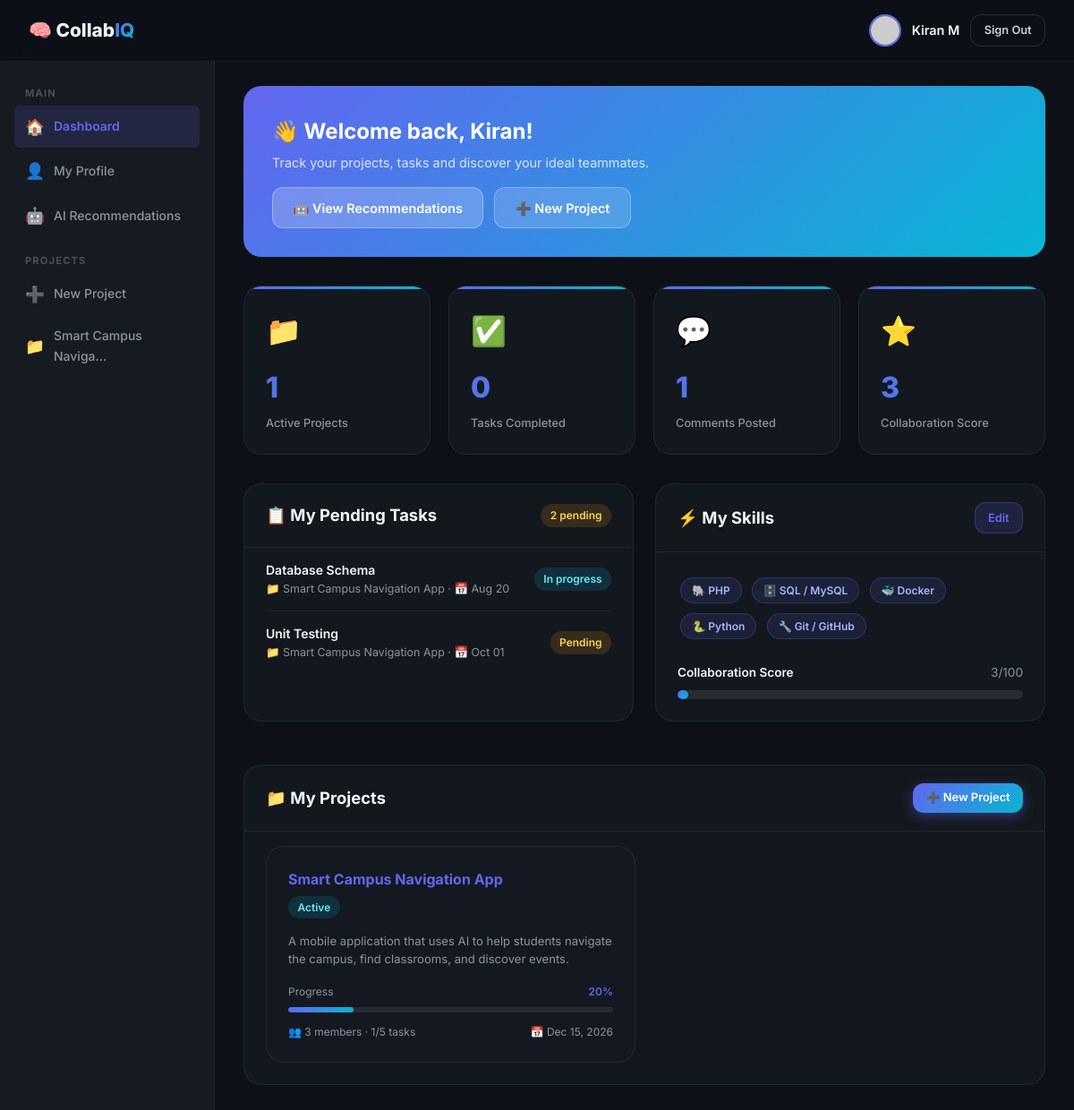
The page /student/dashboard.php (signed in) on the database its author committed.
### tables this page shows
CREATE TABLE IF NOT EXISTS project_members (
    project_id INT NOT NULL,
    student_id INT NOT NULL,
    role ENUM('leader','member') DEFAULT 'member',
    joined_at TIMESTAMP DEFAULT CURRENT_TIMESTAMP,
    PRIMARY KEY (project_id, student_id),
    FOREIGN KEY (project_id) REFERENCES projects(id) ON DELETE CASCADE,
    FOREIGN KEY (student_id) REFERENCES students(id) ON DELETE CASCADE
);

CREATE TABLE IF NOT EXISTS projects (
    id INT AUTO_INCREMENT PRIMARY KEY,
    name VARCHAR(200) NOT NULL,
    description TEXT,
    leader_id INT,
    faculty_id INT,
    deadline DATE,
    status ENUM('planning','active','completed') DEFAULT 'planning',
    created_at TIMESTAMP DEFAULT CURRENT_TIMESTAMP,
    FOREIGN KEY (leader_id) REFERENCES students(id) ON DELETE SET NULL,
    FOREIGN KEY (faculty_id) REFERENCES faculty(id) ON DELETE SET NULL
);

CREATE TABLE IF NOT EXISTS tasks (
    id INT AUTO_INCREMENT PRIMARY KEY,
    project_id INT NOT NULL,
    title VARCHAR(200) NOT NULL,
    description TEXT,
    assigned_to INT,
    status ENUM('pending','in_progress','completed') DEFAULT 'pending',
    priority ENUM('low','medium','high') DEFAULT 'medium',
    due_date DATE,
    created_at TIMESTAMP DEFAULT CURRENT_TIMESTAMP,
    updated_at TIMESTAMP DEFAULT CURRENT_TIMESTAMP ON UPDATE CURRENT_TIMESTAMP,
    FOREIGN KEY (project_id) REFERENCES projects(id) ON DELETE CASCADE,
    FOREIGN KEY (assigned_to) REFERENCES students(id) ON DELETE SET NULL
);

CREATE TABLE IF NOT EXISTS skills (
    id INT AUTO_INCREMENT PRIMARY KEY,
    name VARCHAR(100) NOT NULL,
    category VARCHAR(100),
    icon VARCHAR(10) DEFAULT '⚙️'
);

### config/db.php (called while the page is built, shortened)
<?php
function currentStudent(): array {
    $s = $_SESSION['student'] ?? [];
    return is_array($s) ? $s : [];
}
function sanitize(string $input): string {
    return htmlspecialchars(trim($input), ENT_QUOTES, 'UTF-8');
}
function generateAvatar(string $name): string {
    $initials = strtoupper(implode('', array_map(fn($w) => $w[0], explode(' ', trim($name)))));
    $colors    = ['6366f1','06b6d4','f59e0b','10b981','ef4444','8b5cf6','ec4899'];
    $color     = $colors[abs(crc32($name)) % count($colors)];
    return "https://ui-avatars.com/api/?name=" . urlencode($name)
         . "&background={$color}&color=fff&size=128&bold=true";
}

### student/dashboard.php (the view, shortened to what this page needs)
<?php
require_once __DIR__ . '/../config/db.php';
$db        = getDB();
$student   = currentStudent();
$studentId = $_SESSION['student_id'];
$skillsStmt = $db->prepare("
    SELECT s.name, s.icon, s.category FROM skills s
    JOIN student_skills ss ON ss.skill_id = s.id
    WHERE ss.student_id = ?
    ORDER BY s.category, s.name
");
$skillsStmt->execute([$studentId]);
$mySkills = $skillsStmt->fetchAll();
$projStmt = $db->prepare("
    SELECT p.*, pm.role,
           (SELECT COUNT(*) FROM tasks t WHERE t.project_id = p.id) AS total_tasks,
           (SELECT COUNT(*) FROM tasks t WHERE t.project_id = p.id AND t.status = 'completed') AS done_tasks,
           (SELECT COUNT(*) FROM project_members pm2 WHERE pm2.project_id = p.id) AS member_count
    FROM projects p
    JOIN project_members pm ON pm.project_id = p.id
    WHERE pm.student_id = ?
    ORDER BY p.created_at DESC
");
$projStmt->execute([$studentId]);
$myProjects = $projStmt->fetchAll();
$taskStmt = $db->prepare("
    SELECT t.*, p.name AS project_name FROM tasks t
    JOIN projects p ON p.id = t.project_id
    WHERE t.assigned_to = ? AND t.status != 'completed'
    ORDER BY t.due_date ASC
    LIMIT 5
");
$taskStmt->execute([$studentId]);
$myTasks = $taskStmt->fetchAll();
$totalDone = $db->prepare("SELECT COUNT(*) FROM tasks WHERE assigned_to = ? AND status = 'completed'");
$totalDone->execute([$studentId]);
$doneCnt = $totalDone->fetchColumn();
$totalComments = $db->prepare("SELECT COUNT(*) FROM comments WHERE student_id = ?");
$totalComments->execute([$studentId]);
$commentCnt = $totalComments->fetchColumn();
$collabScore = min(100, ($doneCnt * 10) + ($commentCnt * 3));
?>
<!DOCTYPE html>
<html lang="en">
<head>
    <link rel="stylesheet" href="<?= BASE_URL ?>/assets/css/main.css">
    <link rel="stylesheet" href="<?= BASE_URL ?>/assets/css/dashboard.css">
</head>
<body>
    <nav class="nav">
        <div class="nav-brand">🧠 Collab<span class="gradient-text">IQ</span></div>
        <div class="nav-user">
            <img src="<?= generateAvatar($student['name']) ?>" class="nav-avatar" alt="<?= sanitize($student['name']) ?>">
            <span class="nav-name"><?= sanitize($student['name']) ?></span>
            <a href="<?= BASE_URL ?>/auth/logout.php" class="btn btn-ghost btn-sm">Sign Out</a>
        </div>
    </nav>
    <div class="app-layout">
        <aside class="sidebar">
            <div class="sidebar-section">
                <div class="sidebar-label">Main</div>
                <a href="<?= BASE_URL ?>/student/dashboard.php" class="sidebar-link active">
                    <span class="icon">🏠</span> Dashboard
                </a>
                <a href="<?= BASE_URL ?>/student/profile.php" class="sidebar-link">
                    <span class="icon">👤</span> My Profile
                </a>
                <a href="<?= BASE_URL ?>/student/recommendations.php" class="sidebar-link">
                    <span class="icon">🤖</span> AI Recommendations
                </a>
            </div>
            <div class="sidebar-section">
                <div class="sidebar-label">Projects</div>
                <a href="<?= BASE_URL ?>/project/create.php" class="sidebar-link">
                    <span class="icon">➕</span> New Project
                </a>
                <?php foreach(array_slice($myProjects, 0, 4) as $p): ?>
                <a href="<?= BASE_URL ?>/project/view.php?id=<?= $p['id'] ?>" class="sidebar-link">
                    <span class="icon">📁</span> <?= sanitize(mb_strimwidth($p['name'],0,20,'…')) ?>
                </a>
                <?php endforeach; ?>
            </div>
        </aside>
        <main class="main-content">
            <div class="welcome-banner">
                <div>
                    <h2>👋 Welcome back, <?= sanitize(explode(' ',$student['name'])[0]) ?>!</h2>
                    <p>Track your projects, tasks and discover your ideal teammates.</p>
                </div>
                <div style="display:flex;gap:.75rem;flex-wrap:wrap;">
                    <a href="<?= BASE_URL ?>/student/recommendations.php" class="btn" style="background:rgba(255,255,255,.2);color:#fff;border:1px solid rgba(255,255,255,.3);">🤖 View Recommendations</a>
                    <a href="<?= BASE_URL ?>/project/create.php" class="btn" style="background:rgba(255,255,255,.15);color:#fff;border:1px solid rgba(255,255,255,.25);">➕ New Project</a>
                </div>
            </div>
            <div class="stats-grid">
                <div class="stat-card">
                    <div class="stat-card-icon">📁</div>
                    <div class="stat-card-value" data-target="<?= count($myProjects) ?>"><?= count($myProjects) ?></div>
                    <div class="stat-card-label">Active Projects</div>
                </div>
                <div class="stat-card">
                    <div class="stat-card-icon">✅</div>
                    <div class="stat-card-value" data-target="<?= $doneCnt ?>"><?= $doneCnt ?></div>
                    <div class="stat-card-label">Tasks Completed</div>
                </div>
                <div class="stat-card">
                    <div class="stat-card-icon">💬</div>
                    <div class="stat-card-value" data-target="<?= $commentCnt ?>"><?= $commentCnt ?></div>
                    <div class="stat-card-label">Comments Posted</div>
                </div>
                <div class="stat-card">
                    <div class="stat-card-icon">⭐</div>
                    <div class="stat-card-value" data-target="<?= $collabScore ?>"><?= $collabScore ?></div>
                    <div class="stat-card-label">Collaboration Score</div>
                </div>
            </div>
            <div class="grid-2" style="gap:1.5rem;">
                <div class="data-card">
                    <div class="data-card-header">
                        <h3 class="data-card-title">📋 My Pending Tasks</h3>
                        <span class="badge badge-amber"><?= count($myTasks) ?> pending</span>
                    </div>
                    <div class="data-card-body" style="padding:0 1.5rem 1.5rem;">
                        <?php if (empty($myTasks)): ?>
                        <div class="empty-state" style="padding:2rem 0;">
                            <div class="empty-state-icon">🎉</div>
                            <p>All caught up! No pending tasks.</p>
                        </div>
                        <?php else: ?>
                        <?php foreach ($myTasks as $task): ?>
                        <div class="task-row">
                            <div style="flex:1;">
                                <div class="task-title"><?= sanitize($task['title']) ?></div>
                                <div class="task-meta">📁 <?= sanitize($task['project_name']) ?> · 📅 <?= $task['due_date'] ? date('M d', strtotime($task['due_date'])) : 'No deadline' ?></div>
                            </div>
                            <span class="badge status-<?= $task['status'] ?>"><?= ucfirst(str_replace('_',' ',$task['status'])) ?></span>
                        </div>
                        <?php endforeach; ?>
                        <?php endif; ?>
                    </div>
                </div>
                <div class="data-card">
                    <div class="data-card-header">
                        <h3 class="data-card-title">⚡ My Skills</h3>
                        <a href="<?= BASE_URL ?>/student/edit_profile.php" class="btn btn-secondary btn-sm">Edit</a>
                    </div>
                    <div class="data-card-body">
                        <?php if (empty($mySkills)): ?>
                        <div class="empty-state" style="padding:2rem 0;">
                            <p>No skills added yet. <a href="<?= BASE_URL ?>/student/edit_profile.php">Add skills →</a></p>
                        </div>
                        <?php else: ?>
                        <div style="display:flex;flex-wrap:wrap;gap:.3rem;">
                            <?php foreach ($mySkills as $s): ?>
                            <span class="skill-badge"><?= $s['icon'] ?> <?= sanitize($s['name']) ?></span>
                            <?php endforeach; ?>
                        </div>
                        <?php endif; ?>
                        <div style="margin-top:1.5rem;">
                            <div class="flex-center justify-between mb-1">
                                <span class="text-sm fw-600">Collaboration Score</span>
                                <span class="text-sm text-muted"><?= $collabScore ?>/100</span>
                            </div>
                            <div class="progress-wrap">
                                <div class="progress-fill" style="width:<?= $collabScore ?>%"></div>
                            </div>
                        </div>
                    </div>
                </div>
            </div>
            <div class="data-card" style="margin-top:1.5rem;">
                <div class="data-card-header">
                    <h3 class="data-card-title">📁 My Projects</h3>
                    <a href="<?= BASE_URL ?>/project/create.php" class="btn btn-primary btn-sm">➕ New Project</a>
                </div>
                <div class="data-card-body" style="padding:0 1.5rem 1.5rem;">
                    <?php if (empty($myProjects)): ?>
                    <div class="empty-state" style="padding:3rem 0;">
                        <div class="empty-state-icon">🚀</div>
                        <h3>No projects yet</h3>
                        <p>Create your first project or wait to be added to one.</p>
                        <a href="<?= BASE_URL ?>/project/create.php" class="btn btn-primary">Create Project</a>
                    </div>
                    <?php else: ?>
                    <div class="projects-grid" style="padding-top:1rem;">
                        <?php foreach ($myProjects as $proj):
                            $pct = $proj['total_tasks'] > 0 ? round($proj['done_tasks']/$proj['total_tasks']*100) : 0;
                            $statusColors = ['planning'=>'badge-violet','active'=>'badge-cyan','completed'=>'badge-emerald'];
                        ?>
                        <a href="<?= BASE_URL ?>/project/view.php?id=<?= $proj['id'] ?>" style="text-decoration:none;">
                            <div class="project-card">
                                <div class="project-card-header">
                                    <div>
                                        <div class="project-name"><?= sanitize($proj['name']) ?></div>
                                        <span class="badge <?= $statusColors[$proj['status']] ?? 'badge-gray' ?>"><?= ucfirst($proj['status']) ?></span>
                                    </div>
                                </div>
                                <p class="project-desc"><?= sanitize($proj['description'] ?? '') ?></p>
                                <div style="margin-bottom:.75rem;">
                                    <div class="flex-center justify-between mb-1">
                                        <span class="text-xs text-muted">Progress</span>
                                        <span class="text-xs fw-600"><?= $pct ?>%</span>
                                    </div>
                                    <div class="progress-wrap" style="height:6px;">
                                        <div class="progress-fill" style="width:<?= $pct ?>%"></div>
                                    </div>
                                </div>
                                <div class="project-footer">
                                    <span class="text-xs text-muted">👥 <?= $proj['member_count'] ?> members · <?= $proj['done_tasks'] ?>/<?= $proj['total_tasks'] ?> tasks</span>
                                    <?php if ($proj['deadline']): ?>
                                    <span class="text-xs text-muted">📅 <?= date('M d, Y', strtotime($proj['deadline'])) ?></span>
                                    <?php endif; ?>
                                </div>
                            </div>
                        </a>
                        <?php endforeach; ?>
                    </div>
                    <?php endif; ?>
                </div>
            </div>
        </main>
    </div>
</body>
</html>

### assets/css/dashboard.css (style rules this page uses)
.projects-grid { display: grid; grid-template-columns: repeat(auto-fill, minmax(320px, 1fr)); gap: 1.25rem; }
.project-card { background: var(--bg-card); border: 1px solid var(--border-subtle); border-radius: var(--radius-lg); padding: 1.5rem; transition: var(--transition); cursor: pointer; }
.project-card-header { display: flex; justify-content: space-between; align-items: flex-start; margin-bottom: 1rem; }
.project-name { font-size: 1rem; font-weight: 700; margin-bottom: .25rem; }
.project-desc { font-size: .82rem; color: var(--text-muted); line-height: 1.5; margin-bottom: 1rem; display: -webkit-box; -webkit-line-clamp: 2; -webkit-box-orient: vertical; overflow: hidden; }
.project-footer { display: flex; justify-content: space-between; align-items: center; flex-wrap: wrap; gap: .5rem; }
.task-row { display: flex; align-items: center; gap: .75rem; padding: .875rem 0; border-bottom: 1px solid var(--border-subtle); flex-wrap: wrap; }
.task-row:last-child { border-bottom: none; }
.task-title { font-weight: 600; font-size: .875rem; flex: 1; min-width: 140px; }
.task-meta { font-size: .78rem; color: var(--text-muted); }

### rows shown on the page
project_members: project.name "Smart Campus Naviga…", project.name "Smart Campus Navigation App", project.status "Active", project.description "A mobile application that uses AI to help students navigate the campus, find classrooms, and discover events.", pct "20", member_count "3", done_tasks "1", total_tasks "5", project.deadline "Dec 15, 2026"
tasks: title "Database Schema", project.name "Smart Campus Navigation App", due_date "Aug 20", status "In progress"
tasks: title "Unit Testing", project.name "Smart Campus Navigation App", due_date "Oct 01", status "Pending"
skills: icon "🐘", name "PHP"
skills: icon "🗄️", name "SQL / MySQL"
skills: icon "🐳", name "Docker"
skills: icon "🐍", name "Python"
skills: icon "🔧", name "Git / GitHub"

### other values the page prints
$student['name'] "Kiran M"
explode(' ',$student['name'])[0] "Kiran"
count($myProjects) "1"
$doneCnt "0"
$commentCnt "1"
$collabScore "3"
count($myTasks) "2"
